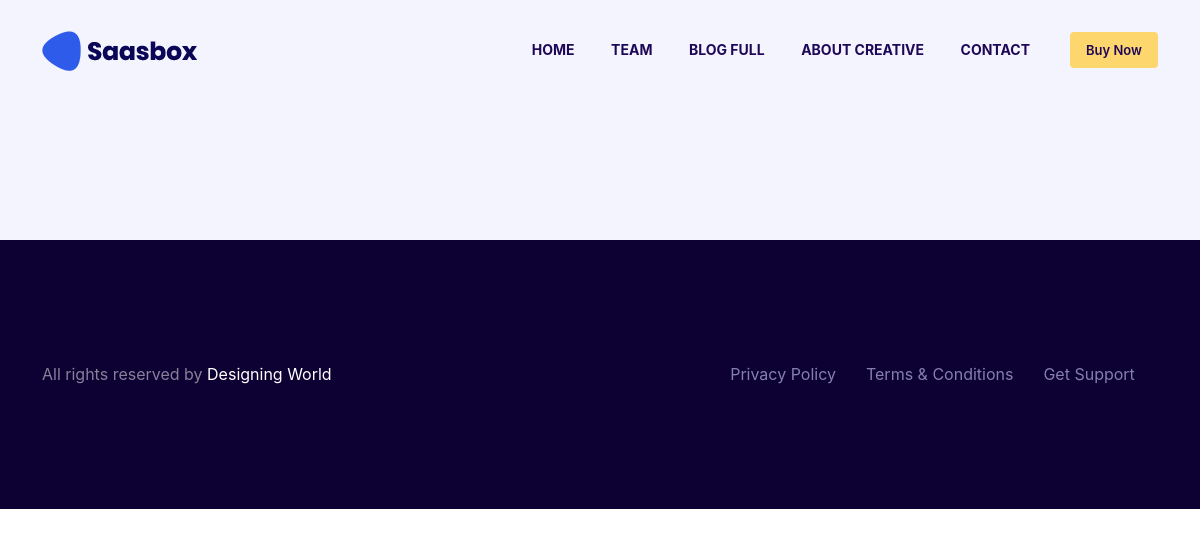
Before: /service with the older database file.
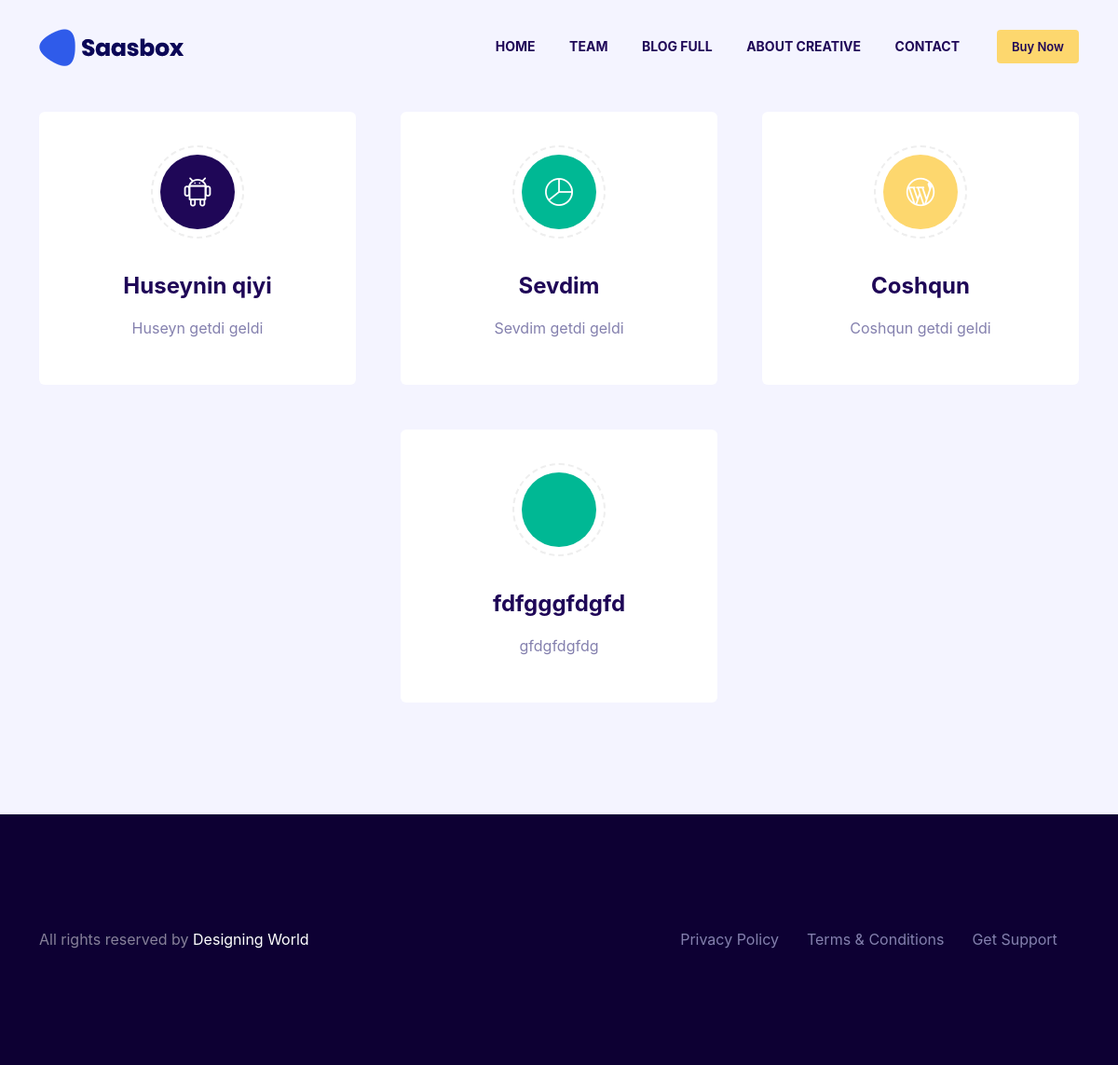
After: the same page with the newer database file.
### services/models.py (models this page shows, shortened)
class Service(BaseModel):
    title = models.CharField(max_length=255, null=True, blank=True)
    text = models.CharField(max_length=255, null=True, blank=True)
    icon = models.CharField(max_length=255, null=True, blank=True)
    order = models.IntegerField(default=999)
    chk = models.BooleanField(default=False)

### services/views.py (the view)
# urls.py: path('service', ServiceView.as_view(), name='service'),
class ServiceView(BaseContext, TemplateView):
    template_name = 'service.html'
    def get_context_data(self, **kwargs):
        context = super().get_context_data()
        services = Service.objects.all().order_by('-order')
        context.update({'services': services})
        return context

### core/views.py (called while the page is built)
    def get_context_data(self, **kwargs):
        context = super().get_context_data()
        return context

### templates/service.html
{% extends 'base.html' %}
{% load static %}
{% block body_block %}
    {% include 'paritials/_service.html' %}
{% endblock %}

### templates/base.html (shortened to what this page needs)
<!DOCTYPE html>
<html lang="en">
  <head>
    {% include 'paritials/links.html' %}
  </head>
  <body>
    <header class="header-area header2">
      <div class="container">
        <div class="classy-nav-container breakpoint-off">
          <nav class="classy-navbar navbar2 justify-content-between" id="saasboxNav">
            <a class="nav-brand me-5" href="index.html"><img src="img/core-img/logo.png" alt=""></a>
            <div class="classy-menu">
              <div class="classynav">
                <ul id="corenav">
                  <li><a href="#home">Home</a></li>
                  <li><a href="team.html">Team</a></li>
                  <li><a href="blog-full.html">Blog Full</a></li>
                  <li><a href="about-creative.html">About Creative</a></li>
                  <li><a href="contact.html">Contact</a></li>
                </ul>
                <div class="login-btn-area ms-4 mt-4 mt-lg-0"><a class="btn saasbox-btn btn-sm" href="#">Buy Now</a></div>
              </div>
            </div>
          </nav>
        </div>
      </div>
    </header>
    {% block body_block %}
    {% endblock %}
    <footer class="footer-area footer2 section-padding-120">
      <div class="container">
        <div class="row align-items-center">
          <div class="col-12 col-lg-7">
            <div class="footer--content-text">
              <p class="mb-0">All rights reserved by <a href="#" target="_blank">Designing World</a></p>
            </div>
          </div>
          <div class="col-12 col-lg-5">
            <div class="footer-nav">
              <ul class="d-flex">
                <li><a href="#" target="_blank">Privacy Policy</a></li>
                <li><a href="#" target="_blank">Terms &amp; Conditions</a></li>
                <li><a href="#" target="_blank">Get Support</a></li>
              </ul>
            </div>
          </div>
        </div>
      </div>
    </footer>
  </body>
</html>

### templates/paritials/links.html
{% load static %}
    <link href="{% static "css/bootstrap.min.css" %}" rel="stylesheet">
    <link href="{% static "css/default/classy-nav.min.css" %}" rel="stylesheet">
    <link href="{% static "css/animate.css" %}" rel="stylesheet">
    <link href="{% static "css/owl.carousel.min.css" %}" rel="stylesheet">
    <link href="{% static "css/magnific-popup.css" %}" rel="stylesheet">
    <link href="{% static "css/jquery.animatedheadline.css" %}" rel="stylesheet">
    <link href="{% static "css/default/lineicons.min.css" %}" rel="stylesheet">
    <link href="{% static "css/font-awesome.min.css" %}" rel="stylesheet">
    <link href="{% static "css/flag-icon.min.css" %}" rel="stylesheet">
    <link href="{% static "style.css" %}" rel="stylesheet">

### templates/paritials/_service.html (shortened to what this page needs)
{% load static %}
<section class="service-area service3 section-padding-120 bg-gray" id="service">
    <div class="container">
        <div class="row g-5 justify-content-center">
            {% for service in services %}
                <div class="col-12 col-sm-8 col-md-6 col-lg-5 col-xl-4">
                    <div class="card service-card wow fadeInUp" data-wow-delay="200ms" data-wow-duration="1000ms">
                        <div class="card-body">
                            <div class="icon"><i class="{{ service.icon }}"></i></div>
                            <h4>{{ service.title }}</h4>
                            <p>{{ service.text }}</p>
                        </div>
                    </div>
                </div>
            {% endfor %}
        </div>
    </div>
</section>

### templates/paritials/scripts.html (shortened to what this page needs)
{% load static %}

Changed rows visible on the page:
added Service: title "Huseynin qiyi", text "Huseyn getdi geldi"
added Service: title "Sevdim", text "Sevdim getdi geldi"
added Service: title "Coshqun", text "Coshqun getdi geldi"
added Service: title "fdfgggfdgfd", text "gfdgfdgfdg"
